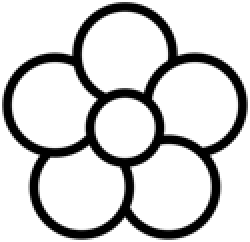
#> input picture Chapter 21 Making Graphs and Manipulating Images/creating custom seating cards/flower_resized.png, 125 x 121 px (shown 2 times larger)
$ python customCards.py
#> lines starting #> are read from the running program, lines starting #| are printed output that depends on the picture
#Chapter 21 of Automate the Boring Stuff by Al Sweigart
#https://automatetheboringstuff.com/3e/chapter21.html

import os
from PIL import Image, ImageDraw

os.makedirs('cardInvites', exist_ok=True)
guest_file = 'guests.txt'

logo_im = Image.open('flower_resized.png')
#> logo_im is the input picture: PIL image 125x121 LA; mean R, G, B, A 125.1, 125.1, 125.1, 173
logo_width, logo_height = logo_im.size
#> logo_width = 125; logo_height = 121

#calculates the left pixel from the black border
def calculate_pixels(drawObj, left, right, sentence):
    text_width = drawObj.textlength(sentence, font_size=12)
    return left + ((right - left) - text_width) / 2

with open(guest_file, encoding="UTF-8") as file_obj:
#> (reads Chapter 21 Making Graphs and Manipulating Images/creating custom seating cards/guests.txt from the repository)
    for line in file_obj:
        name = line.strip()
        card = Image.new('RGBA', (300, 372), 'white')
        draw = ImageDraw.Draw(card)

        #the inner border of the image is 288×360 as per the assignment guidelines
        #draw method is inclusive so we offset by 1 pixel to get to 293 and 365
        border_left = 6
        border_right = 293
        border_top = 6
        border_bottom = 365


        draw.rectangle((border_left, border_top, border_right, border_bottom), outline = 'black')

        #center the text using calculate_pixels()
        first_line = 'It would be a pleasure to have the company of'
        left_pixel = calculate_pixels(draw, border_left, border_right, first_line)
        draw.text((left_pixel, 25), first_line, font_size=12, fill="black")

        left_pixel = calculate_pixels(draw, border_left, border_right, name)
        draw.text((left_pixel, 55), name, font_size=12, fill='black')

        third_line = 'at 11010 Memory Lane on the Evening of'
        left_pixel = calculate_pixels(draw, border_left, border_right, third_line)
        draw.text((left_pixel, 85), third_line , font_size=12, fill='black')

        date_line = 'April 1st'
        left_pixel = calculate_pixels(draw, border_left, border_right, date_line)
        draw.text((left_pixel, 115), date_line , font_size=12, fill='black')

        fifth_line = "at 7 o'clock"
        left_pixel = calculate_pixels(draw, border_left, border_right, fifth_line)
        draw.text((left_pixel, 145), fifth_line , font_size=12, fill='black')

        #center horizontally inside the border
        logo_x = border_left + ((border_right - border_left - logo_width) // 2)

        #get bottom half of the card
        bottom_half_top = card.height // 2

        #center vertically inside the bottom half
        logo_y = bottom_half_top + ((border_bottom - bottom_half_top - logo_height) // 2)

        card.paste(logo_im, (logo_x, logo_y), logo_im)

        file_name = f'{name}.png'
        card.save(os.path.join('cardInvites', file_name))
#> this loop made 5 passes
#> pass 1, `card.save(os.path.join('cardInvites', file_name))`:
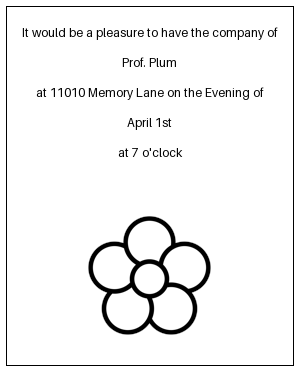
#> saved as Prof. Plum.png: PIL image 300x372 RGBA; mean R, G, B, A 241.9, 241.9, 241.9, 254.8; transparent parts drawn white
#> pass 2, `card.save(os.path.join('cardInvites', file_name))`:
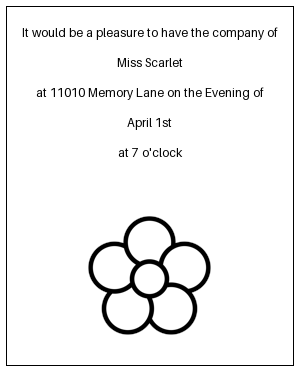
#> saved as Miss Scarlet.png: PIL image 300x372 RGBA; mean R, G, B, A 241.8, 241.8, 241.8, 254.8; transparent parts drawn white
